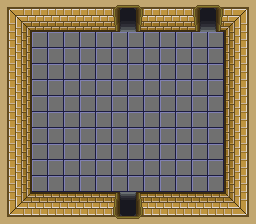

Below is a game level as drawn by its tile map, then a one-line description and the .tmx that defines it (tile-layer data replaced by summaries):
An orthogonal 16x14 tile map with 16x16 px tiles, 1 tile layer (Tile Layer 1) and 8 objects (7x skeleton, player_bomb).

<map version="1.9" tiledversion="1.9.2" class="monster_doors" orientation="orthogonal" renderorder="right-down" width="16" height="14" tilewidth="16" tileheight="16" infinite="0" nextlayerid="3" nextobjectid="9">
 <tileset firstgid="1" source="../metatiles/dungeon.tsx" />
 <layer id="1" name="Tile Layer 1" width="16" height="14">
  <data>[224 cells, 224 non-empty, 33 distinct tile ids]</data>
 </layer>
 <objectgroup id="2" name="Enemies">
  <object id="1" class="skeleton" x="96" y="112">
   <properties>
    <property name="parameter" value="up" />
   </properties>
   <point />
  </object>
  <object id="2" class="player_bomb" x="128" y="128">
   <point />
  </object>
  <object id="5" class="skeleton" x="64" y="128">
   <properties>
    <property name="parameter" value="right" />
   </properties>
   <point />
  </object>
  <object id="6" class="skeleton" x="64" y="112">
   <properties>
    <property name="parameter" value="right" />
   </properties>
   <point />
  </object>
  <object id="7" class="skeleton" x="192" y="112">
   <properties>
    <property name="parameter" value="left" />
   </properties>
   <point />
  </object>
  <object id="8" class="skeleton" x="192" y="128">
   <properties>
    <property name="parameter" value="left" />
   </properties>
   <point />
  </object>
  <object id="3" class="skeleton" x="160" y="128">
   <properties>
    <property name="parameter" value="down" />
   </properties>
   <point />
  </object>
  <object id="4" class="skeleton" x="96" y="128">
   <properties>
    <property name="parameter" value="down" />
   </properties>
   <point />
  </object>
 </objectgroup>
</map>